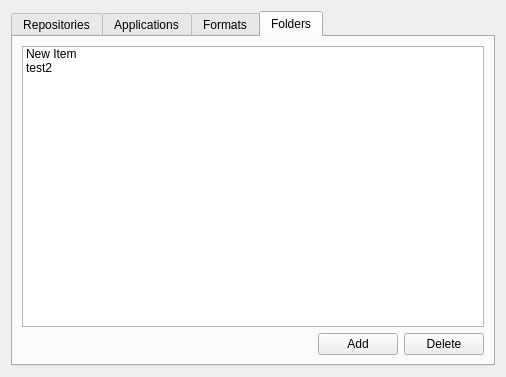
<?xml version="1.0" encoding="UTF-8"?>
<ui version="4.0">
 <class>SettingsDialog</class>
 <widget class="QDialog" name="SettingsDialog">
  <property name="geometry">
   <rect>
    <x>0</x>
    <y>0</y>
    <width>506</width>
    <height>377</height>
   </rect>
  </property>
  <property name="windowTitle">
   <string>Settings</string>
  </property>
  <layout class="QGridLayout" name="gridLayout">
   <item row="1" column="0">
    <widget class="QTabWidget" name="tabWidget">
     <property name="tabShape">
      <enum>QTabWidget::Rounded</enum>
     </property>
     <property name="currentIndex">
      <number>3</number>
     </property>
     <widget class="QWidget" name="tab_4">
      <attribute name="title">
       <string>Repositories</string>
      </attribute>
      <layout class="QGridLayout" name="gridLayout_5">
       <item row="0" column="0" colspan="5">
        <widget class="QTreeView" name="treeView">
         <property name="editTriggers">
          <set>QAbstractItemView::NoEditTriggers</set>
         </property>
         <property name="selectionBehavior">
          <enum>QAbstractItemView::SelectItems</enum>
         </property>
         <property name="indentation">
          <number>0</number>
         </property>
        </widget>
       </item>
       <item row="1" column="0">
        <widget class="QPushButton" name="buttonEdit">
         <property name="text">
          <string>Edit...</string>
         </property>
        </widget>
       </item>
       <item row="1" column="1">
        <widget class="QPushButton" name="buttonRescan">
         <property name="text">
          <string>Rescan</string>
         </property>
        </widget>
       </item>
       <item row="1" column="2">
        <spacer name="horizontalSpacer_4">
         <property name="orientation">
          <enum>Qt::Horizontal</enum>
         </property>
         <property name="sizeHint" stdset="0">
          <size>
           <width>40</width>
           <height>20</height>
          </size>
         </property>
        </spacer>
       </item>
       <item row="1" column="3">
        <widget class="QPushButton" name="buttonAdd_4">
         <property name="text">
          <string>Add...</string>
         </property>
         <property name="autoDefault">
          <bool>false</bool>
         </property>
         <property name="default">
          <bool>true</bool>
         </property>
        </widget>
       </item>
       <item row="1" column="4">
        <widget class="QPushButton" name="buttonDelete_4">
         <property name="text">
          <string>Delete</string>
         </property>
        </widget>
       </item>
      </layout>
     </widget>
     <widget class="QWidget" name="tab">
      <attribute name="title">
       <string>Applications</string>
      </attribute>
      <layout class="QGridLayout" name="gridLayout_2">
       <item row="0" column="0" colspan="3">
        <widget class="QListWidget" name="listWidget">
         <property name="dragDropMode">
          <enum>QAbstractItemView::InternalMove</enum>
         </property>
        </widget>
       </item>
       <item row="1" column="2">
        <widget class="QPushButton" name="buttonDelete">
         <property name="text">
          <string>Delete</string>
         </property>
        </widget>
       </item>
       <item row="1" column="1">
        <widget class="QPushButton" name="buttonAdd">
         <property name="text">
          <string>Add</string>
         </property>
        </widget>
       </item>
       <item row="1" column="0">
        <spacer name="horizontalSpacer">
         <property name="orientation">
          <enum>Qt::Horizontal</enum>
         </property>
         <property name="sizeHint" stdset="0">
          <size>
           <width>40</width>
           <height>20</height>
          </size>
         </property>
        </spacer>
       </item>
      </layout>
     </widget>
     <widget class="QWidget" name="tab_2">
      <attribute name="title">
       <string>Formats</string>
      </attribute>
      <layout class="QGridLayout" name="gridLayout_3">
       <item row="0" column="0" colspan="3">
        <widget class="QListWidget" name="listWidget_2">
         <property name="dragDropMode">
          <enum>QAbstractItemView::InternalMove</enum>
         </property>
        </widget>
       </item>
       <item row="1" column="0">
        <spacer name="horizontalSpacer_2">
         <property name="orientation">
          <enum>Qt::Horizontal</enum>
         </property>
         <property name="sizeHint" stdset="0">
          <size>
           <width>171</width>
           <height>20</height>
          </size>
         </property>
        </spacer>
       </item>
       <item row="1" column="1">
        <widget class="QPushButton" name="buttonAdd_2">
         <property name="text">
          <string>Add</string>
         </property>
        </widget>
       </item>
       <item row="1" column="2">
        <widget class="QPushButton" name="buttonDelete_2">
         <property name="text">
          <string>Delete</string>
         </property>
        </widget>
       </item>
      </layout>
     </widget>
     <widget class="QWidget" name="tab_3">
      <attribute name="title">
       <string>Folders</string>
      </attribute>
      <layout class="QGridLayout" name="gridLayout_4">
       <item row="0" column="0" colspan="3">
        <widget class="QListWidget" name="listWidget_3">
         <property name="dragDropMode">
          <enum>QAbstractItemView::InternalMove</enum>
         </property>
         <property name="alternatingRowColors">
          <bool>false</bool>
         </property>
         <item>
          <property name="text">
           <string>New Item</string>
          </property>
         </item>
         <item>
          <property name="text">
           <string>test2</string>
          </property>
         </item>
        </widget>
       </item>
       <item row="1" column="0">
        <spacer name="horizontalSpacer_3">
         <property name="orientation">
          <enum>Qt::Horizontal</enum>
         </property>
         <property name="sizeHint" stdset="0">
          <size>
           <width>171</width>
           <height>20</height>
          </size>
         </property>
        </spacer>
       </item>
       <item row="1" column="1">
        <widget class="QPushButton" name="buttonAdd_3">
         <property name="text">
          <string>Add</string>
         </property>
        </widget>
       </item>
       <item row="1" column="2">
        <widget class="QPushButton" name="buttonDelete_3">
         <property name="text">
          <string>Delete</string>
         </property>
        </widget>
       </item>
      </layout>
     </widget>
    </widget>
   </item>
  </layout>
 </widget>
 <resources/>
 <connections/>
</ui>
